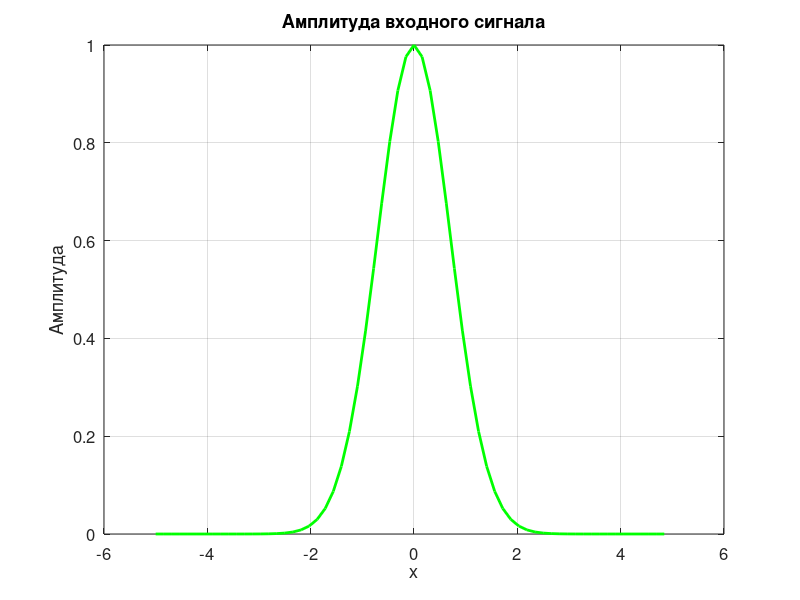
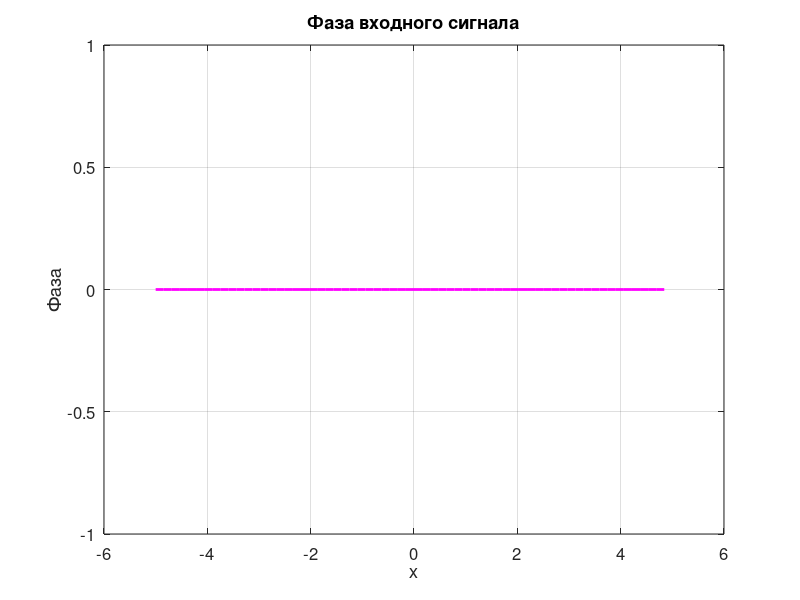
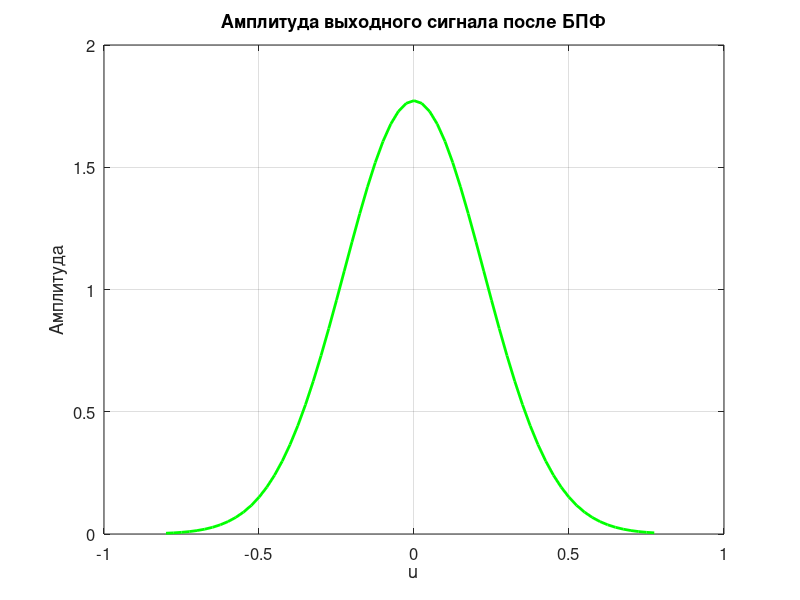
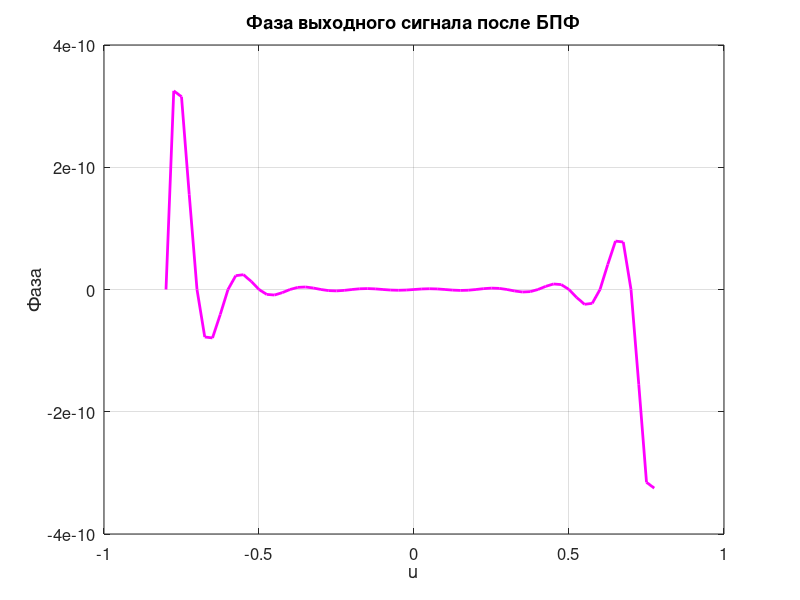

Here is the MATLAB script that generated these plots, in order:
close all;
clear all;

% Задание 1
function F = bpf(f, N, M, h_x)
  zeros_to_add = zeros(1, (M - N) / 2);
  f = horzcat(zeros_to_add, f, zeros_to_add);

  f = fftshift(f);
  F = fft(f) * h_x;
  F = fftshift(F);

  F = F(length(F) / 2 - N / 2 + 1 : length(F) / 2 + N / 2);
end
#


function F = numericFT(f, x_area, u_area, hx, core)
    F = zeros(1, length(u_area));

    for k = 1:length(u_area)
        sum = 0;
        for n = 1:length(x_area)
            sum += f(n) * core(x_area(n), u_area(k));
        end
        F(k) = sum * hx;
    end
end
%
function F = bpf_dd(f, N, M, h_x)
  F = zeros(N, N);
  for i = 1 : N
    F(i, :) = bpf(f(i, :), N, M, h_x);
  endfor
  F = F.';
  for j = 1 : N
    F(j, :) = bpf(F(j, :), N, M, h_x);
  endfor
  F = F.'
end

function y = analitic_fun(x)
    y = zeros(size(x));
    y = 2 ./ (1 + 4*pi^2*x.^2)
end


N = pow2(6);
M = pow2(8);

a = 5;
h_x = 2 * a / N;

x_area = -a : h_x : a - h_x;
b_wave = (N .^ 2) / (4 * a * M);
h_u = (2 * b_wave) / N;
u_area = -b_wave : h_u : b_wave - h_u;

fun_lam = exp(-(x_area .^ 2));

F_gauss = bpf(fun_lam, N, M, h_x);


% Задание 2-3
% Амплитуда гауссова пучка
figure;
plot(x_area, abs(fun_lam), 'LineWidth', 2, 'Color', 'g');
title('Амплитуда входного сигнала');
xlabel('x');
ylabel('Амплитуда');
grid on;
set(gca, 'FontSize', 12);

% Фаза гауссова пучка
figure;
plot(x_area, angle(fun_lam), 'LineWidth', 2, 'Color', 'm');
title('Фаза входного сигнала');
xlabel('x');
ylabel('Фаза');
grid on;
set(gca, 'FontSize', 12);

% Амплитуда гауссова пучка после БПФ
figure;
plot(u_area, abs(F_gauss), 'LineWidth', 2, 'Color', 'g');
title('Амплитуда выходного сигнала после БПФ');
xlabel('u');
ylabel('Амплитуда');
grid on;
set(gca, 'FontSize', 12);

% Фаза гауссова пучка после БПФ
figure;
plot(u_area, angle(F_gauss), 'LineWidth', 2, 'Color', 'm');
title('Фаза выходного сигнала после БПФ');
xlabel('u');
ylabel('Фаза');
grid on;
set(gca, 'FontSize', 12);

% Задание 4
core = @(x, u) exp(-2 * pi * i * u * x);

F_gauss_a = numericFT(fun_lam, x_area, u_area, h_x, core);

% Амплитуда гауссова пучка после A
figure;
plot(u_area, abs(F_gauss_a), 'LineWidth', 2, 'Color', 'g');
title('Амплитуда гауссова пучка (финитное преобразование Фурье)');
xlabel('u');
ylabel('Амплитуда');
grid on;
set(gca, 'FontSize', 12);

% Фаза гауссова пучка после A
figure;
plot(u_area, angle(F_gauss_a), 'LineWidth', 2, 'Color', 'm');
title('Фаза гауссова пучка (финитное преобразование Фурье)');
xlabel('u');
ylabel('Фаза');
grid on;
set(gca, 'FontSize', 12);

%Задание 5
%Амплитуда

% График Амплитуды
figure('Position', [100, 100, 1200, 600]);

subplot(1, 2, 1);
plot(u_area, abs(F_gauss), 'LineWidth', 2, 'Color', 'g');
title('Амплитуда - БПФ');
xlabel('u');
ylabel('Амплитуда');
grid on;
set(gca, 'FontSize', 12);

subplot(1, 2, 2);
plot(u_area, abs(F_gauss_a), 'LineWidth', 2, 'Color', 'r');
title('Амплитуда - Финитное преобразование Фурье');
xlabel('u');
ylabel('Амплитуда');
grid on;
set(gca, 'FontSize', 12);

% График Фазы
figure('Position', [100, 100, 1200, 600]);

subplot(1, 2, 1);
plot(u_area, angle(F_gauss), 'LineWidth', 2, 'Color', 'b');
title('Фаза - БПФ');
xlabel('u');
ylabel('Фаза');
grid on;
set(gca, 'FontSize', 12);

subplot(1, 2, 2);
plot(u_area, angle(F_gauss_a), 'LineWidth', 2, 'Color', 'm');
title('Фаза - Финитное преобразование Фурье');
xlabel('u');
ylabel('Фаза');
grid on;
set(gca, 'FontSize', 12);


%Задание 6
f_own = exp(-abs(x_area));

F_analitic = ((1 + 4 * pi * pi * u_area .* u_area) / 2) .^ (-1);

F_gauss_own = bpf(f_own, N, M, h_x);


%Задание 6 - 7
%Амплитуда

figure('Position', [100, 100, 1200, 600]);

subplot(2, 2, 1);
plot(x_area, abs(f_own), 'LineWidth', 2, 'Color', 'm');
title('Амплитуда - своего входного сигнала');
xlabel('x');
ylabel('Амплитуда');
grid on;
set(gca, 'FontSize', 12);

subplot(2, 2, 2);
plot(x_area, angle(f_own), 'LineWidth', 2, 'Color', 'm');
title('Фаза - своего входного сигнала');
xlabel('x');
ylabel('Фаза');
grid on;
set(gca, 'FontSize', 12);

subplot(2, 2, 3);
plot(u_area, abs(F_gauss_own), 'g-', 'LineWidth', 2);
title('Амплитуда - своего входного сигнала после БПФ');
xlabel('u');
ylabel('Амплитуда');
grid on;
set(gca, 'FontSize', 12);

subplot(2, 2, 4);
plot(u_area, angle(F_gauss_own), 'Color', 'm', 'LineWidth', 2);
title('Фаза - своего входного сигнала после БПФ');
xlabel('u');
ylabel('Фаза');
grid on;
set(gca, 'FontSize', 12);



figure('Position', [100, 100, 1200, 600]);

plot(u_area, abs(F_gauss_own), 'g-', 'LineWidth', 2);
hold on;
plot(u_area, abs(F_analitic), 'b--', 'LineWidth', 2);
hold off;

title('Сравнение амплитуд');
xlabel('u');
ylabel('Амплитуда');
grid on;
legend('БПФ', 'Аналитическое', 'Location', 'best');
set(gca, 'FontSize', 12);

%Фаза
figure('Position', [100, 100, 1200, 600]);

plot(u_area, angle(F_gauss_own), 'g-', 'LineWidth', 2);
hold on;
plot(u_area, angle(F_analitic), 'b--', 'LineWidth', 2);
hold off;

title('Сравнение фаз');
xlabel('u');
ylabel('Фаза');
grid on;
legend('БПФ', 'NUM', 'Location', 'best');
set(gca, 'FontSize', 12);


% Задание 8
% Амплитуда
%figure('Position', [100, 100, 1200, 600]);

% Амплитуда
%subplot(2, 1, 1);
%plot(u_area, abs(F_gauss_own), 'LineWidth', 2, 'Color', 'g');
%title('Амплитуда гауссова пучка аналитическое');
%xlabel('u');
%ylabel('Амплитуда');
%grid on;
%set(gca, 'FontSize', 12);

% Фаза
%subplot(2, 1, 2);
%plot(u_area, angle(F_gauss_own), 'LineWidth', 2, 'Color', 'm');
%title('Фаза гауссова пучка аналитическое');
%xlabel('u');
%ylabel('Фаза');
%grid on;
%set(gca, 'FontSize', 12);

% 2D

%Задание 9

N = pow2(6);
M = pow2(8);

a = 5;

h_x = 2 * a / N;

x_area = -a : h_x : a - h_x;
f_lamd_dd = @(x, y) exp(-abs(x)) * exp(-abs(y));
fun_gauss_lam = @(x, y) exp(-(x.^2)-(y.^2));

f_dd = zeros(N, N);
f_gauss = zeros(N, N);

for i =  1 : N
  for j = 1 : N
    f_dd(i,j) = f_lamd_dd(x_area(i), x_area(j));
    f_gauss(i,j) = fun_gauss_lam(x_area(i), x_area(j));
  endfor
endfor


F_DD = bpf_dd(f_dd, N, M, h_x);
F_gauss_DD = bpf_dd(f_gauss, N, M, h_x);


figure('Position', [100, 100, 1200, 600]);

subplot(1, 2, 1);
imagesc(x_area, x_area, abs(f_gauss));
title('Амплитуда входного сигнала (ГП)');
xlabel('x');
ylabel('y');
set(gca, 'FontSize', 12);

subplot(1, 2, 2);
imagesc(x_area, x_area, angle(f_gauss));
title('Фаза входного сигнала (ГП)');
xlabel('x');
ylabel('y');
colormap hot;
set(gca, 'FontSize', 12);



figure('Position', [100, 100, 1200, 600]);
subplot(1, 2, 1);
imagesc(u_area, u_area, abs(F_gauss_DD));
title('Амплитуда ГП после БПФ');
xlabel('x');
ylabel('y');
colormap hot;
set(gca, 'FontSize', 12);

subplot(1, 2, 2);
imagesc(u_area, u_area, angle(F_gauss_DD));
title('Фаза ГП после БПФ');
xlabel('x');
ylabel('y');
colormap hot;
set(gca, 'FontSize', 12);


figure('Position', [100, 100, 1200, 600]);

subplot(1, 2, 1);
imagesc(x_area, x_area, abs(f_dd));
title('Амплитуда входного сигнала exp(-|x|)exp(-|y|)');
xlabel('x');
ylabel('y');
set(gca, 'FontSize', 12);

% Второй график амплитуды
subplot(1, 2, 2);
imagesc(x_area, x_area, angle(f_dd));
title('Фаза входного сигнала exp(-|x|)exp(-|y|)');
xlabel('x');
ylabel('y');
set(gca, 'FontSize', 12);
colormap hot;



figure('Position', [100, 100, 1200, 600]);

subplot(1, 2, 1);
imagesc(u_area, u_area, abs(F_DD));
title('Амплитуда входного сигнала exp(-|x|)exp(-|y|) после БПФ');
xlabel('x');
ylabel('y');
set(gca, 'FontSize', 12);

% Второй график амплитуды
subplot(1, 2, 2);
imagesc(u_area, u_area, angle(F_DD));
title('Фаза входного сигнала exp(-|x|)exp(-|y|) после БПФ');
xlabel('x');
ylabel('y');
set(gca, 'FontSize', 12);
colormap hot;


analytical_2D = zeros(N, N);

for i = 1:N
    for j = 1:N
        analytical_2D(i, j) = F_analitic(i) * F_analitic(j);
    end
end
analytical_2D
figure('Position', [100, 100, 1200, 600]);

subplot(1, 2, 1);
imagesc(u_area, u_area, abs(analytical_2D));
title('Амплитуда exp(-|x|)exp(-|y|) аналитически');
xlabel('x');
ylabel('y');
colormap hot;
set(gca, 'FontSize', 12);

subplot(1, 2, 2);
imagesc(u_area, u_area, angle(analytical_2D));
title('Фаза exp(-|x|)exp(-|y|) аналитически');
xlabel('x');
ylabel('y');
colormap hot;
set(gca, 'FontSize', 12);




















